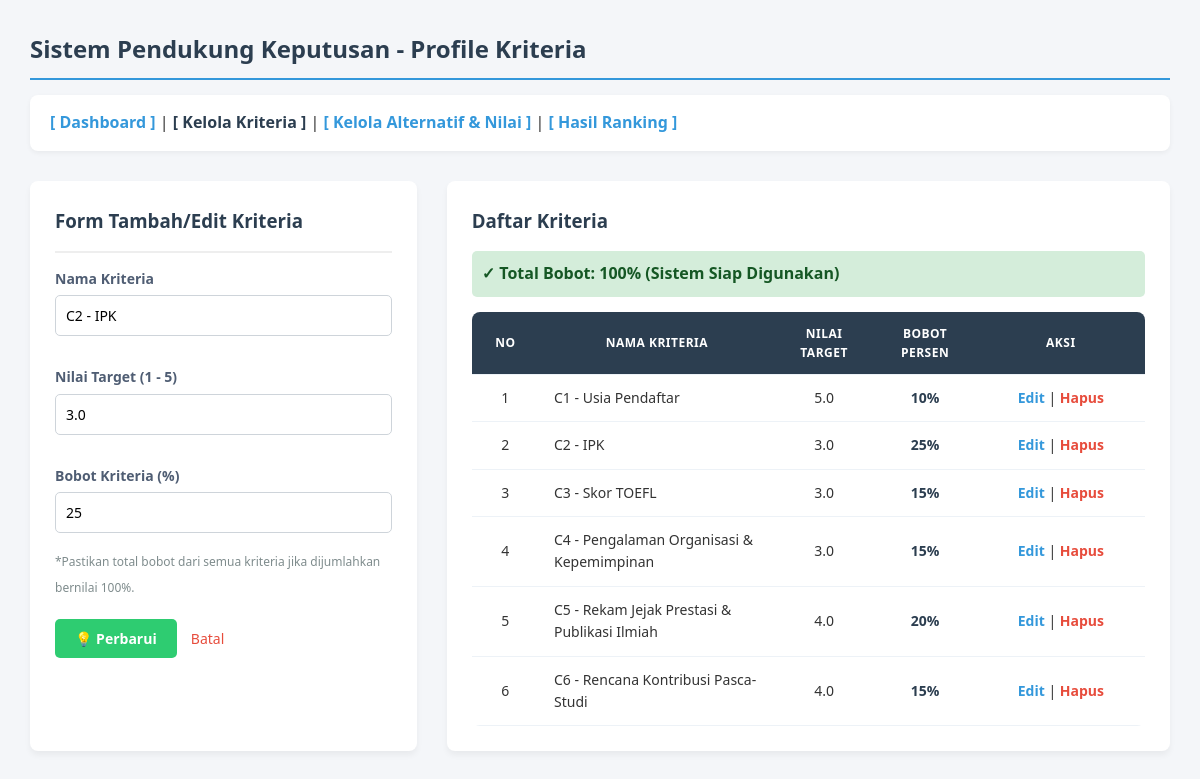
Screenshot of /kriteria.php?edit=2 with the database file from the repository.
### tables this page shows
CREATE TABLE `kriteria` (
  `id_kriteria` int(11) NOT NULL,
  `nama_kriteria` varchar(255) NOT NULL,
  `nilai_target` decimal(3,1) NOT NULL,
  `bobot_kriteria` int(3) NOT NULL
);

### kriteria.php (the view, shortened to what this page needs)
<?php
include 'koneksi.php';
$edit_data = ['id_kriteria' => '', 'nama_kriteria' => '', 'nilai_target' => '', 'bobot_kriteria' => ''];
if (isset($_GET['edit'])) {
    $id_edit = $_GET['edit'];
    $res = mysqli_query($conn, "SELECT * FROM kriteria WHERE id_kriteria='$id_edit'");
    $edit_data = mysqli_fetch_assoc($res);
}
$check_bobot = mysqli_query($conn, "SELECT SUM(bobot_kriteria) as total FROM kriteria");
$row_bobot = mysqli_fetch_assoc($check_bobot);
$total_persen_sekarang = $row_bobot['total'] ?? 0;
?>
<!DOCTYPE html>
<html>
<head>
    <link rel="stylesheet" type="text/css" href="style.css">
</head>
<body>
    <h1>Sistem Pendukung Keputusan - Profile Kriteria</h1>
    <nav>
        <a href="index.php">[ Dashboard ]</a> |
        <a href="kriteria.php" style="color: #2c3e50;"> <b>[ Kelola Kriteria ]</b></a> |
        <a href="alternatif.php">[ Kelola Alternatif & Nilai ]</a> |
        <a href="ranking.php">[ Hasil Ranking ]</a>
    </nav>
    <div class="container">
        <?php include 'form_kriteria.php'; ?>
        <div class="box box-large">
            <h3>Daftar Kriteria</h3>
            <?php if($total_persen_sekarang == 100): ?>
                <div style="background:#d4edda; color:#155724; padding:10px; border-radius:5px; margin-bottom:15px; font-weight:bold;">
                    ✓ Total Bobot: 100% (Sistem Siap Digunakan)
                </div>
            <?php else: ?>
                <div style="background:#fff3cd; color:#856404; padding:10px; border-radius:5px; margin-bottom:15px; font-weight:bold;">
                    ⚠️ Total Bobot Saat Ini: <?= $total_persen_sekarang; ?>% (Harus bernilai 100% agar hasil akurat!)
                </div>
            <?php endif; ?>
            <table>
                <tr>
                    <th width="10%">No</th>
                    <th>Nama Kriteria</th>
                    <th>Nilai Target</th>
                    <th>Bobot Persen</th>
                    <th width="25%">Aksi</th>
                </tr>
                <?php
                $no = 1;
                $query = mysqli_query($conn, "SELECT * FROM kriteria");
                while ($row = mysqli_fetch_assoc($query)) {
                    echo "<tr>
                            <td>{$no}</td>
                            <td style='text-align:left;'>{$row['nama_kriteria']}</td>
                            <td>{$row['nilai_target']}</td>
                            <td><b>{$row['bobot_kriteria']}%</b></td>
                            <td>
                                <a href='kriteria.php?edit={$row['id_kriteria']}' class='btn-edit'>Edit</a> |
                                <a href='hapus.php?type=kriteria&id={$row['id_kriteria']}' class='btn-hapus' onclick='return confirm(\"Hapus?\")'>Hapus</a>
                            </td>
                          </tr>";
                    $no++;
                }
                ?>
            </table>
        </div>
    </div>
</body>
</html>

### form_kriteria.php (shortened to what this page needs)
<div class="box">
    <h3>Form Tambah/Edit Kriteria</h3>
    <hr style="margin-bottom: 15px; border: 1px solid #eee;">
    <form method="POST" action="kriteria.php">
        <div class="form-group" style="margin-bottom: 15px;">
            <label style="display: block; font-weight: 600; margin-bottom: 5px; color: #4f5d73; font-size: 14px;">Nama Kriteria</label>
            <input type="text" name="nama_kriteria" value="<?= isset($edit_data) ? $edit_data['nama_kriteria'] : ''; ?>" style="width: 100%; padding: 10px; border: 1px solid #ced4da; border-radius: 5px;" required>
        </div>
        <div class="form-group" style="margin-bottom: 15px;">
            <label style="display: block; font-weight: 600; margin-bottom: 5px; color: #4f5d73; font-size: 14px;">Nilai Target (1 - 5)</label>
            <input type="number"
                id="nilai_target"
                name="nilai_target"
                min="1"
                max="5"
                step="0.1"
                placeholder="Contoh: 4.5"
                value="<?= isset($edit_data) ? $edit_data['nilai_target'] : ''; ?>"
                style="width: 100%; padding: 10px; border: 1px solid #ced4da; border-radius: 5px; font-size: 14px;"
                required>
        </div>
        <div class="form-group" style="margin-bottom: 20px;">
            <label style="display: block; font-weight: 600; margin-bottom: 5px; color: #4f5d73; font-size: 14px;">Bobot Kriteria (%)</label>
            <input type="number" name="bobot_kriteria" min="1" max="100" placeholder="Contoh: 25" value="<?= isset($edit_data) ? $edit_data['bobot_kriteria'] : ''; ?>" style="width: 100%; padding: 10px; border: 1px solid #ced4da; border-radius: 5px;" required>
            <small style="color: #7f8c8d; font-size: 12px;">*Pastikan total bobot dari semua kriteria jika dijumlahkan bernilai 100%.</small>
        </div>
        <div class="form-actions">
            <button type="submit" name="simpan" class="btn-simpan"><?= isset($_GET['edit']) ? '💡 Perbarui' : '➕ Tambah' ?></button>
            <?php if (isset($_GET['edit'])): ?> <a href="kriteria.php">Batal</a> <?php endif; ?>
        </div>
    </form>
</div>

### style.css (style rules this page uses)
* { margin: 0; padding: 0; box-sizing: border-box; font-family: 'Segoe UI', Tahoma, Geneva, Verdana, sans-serif; }
body { background-color: #f4f6f9; color: #333; padding: 30px; line-height: 1.6; }
h1, h2, h3, h4 { color: #2c3e50; margin-bottom: 15px; }
h1 { font-size: 24px; border-bottom: 2px solid #3498db; padding-bottom: 10px; }
nav { margin-bottom: 30px; background: #fff; padding: 15px 20px; border-radius: 8px; box-shadow: 0 2px 5px rgba(0,0,0,0.05); }
nav a { text-decoration: none; color: #3498db; font-weight: 600; transition: color 0.3s ease; }
.container { display: flex; flex-wrap: wrap; gap: 30px; margin-top: 20px; }
.box { background: #fff; padding: 25px; border-radius: 8px; box-shadow: 0 4px 6px rgba(0,0,0,0.05); flex: 1; min-width: 300px; }
.box-large { flex: 2; min-width: 500px; }
form label { display: block; font-weight: 600; margin-bottom: 5px; color: #4f5d73; font-size: 14px; }
form input[type="text"], form input[type="number"] { width: 100%; padding: 10px; margin-bottom: 15px; border: 1px solid #ced4da; border-radius: 5px; font-size: 14px; transition: border-color 0.2s; }
button[type="submit"] { background: #2ecc71; color: white; border: none; padding: 10px 20px; font-size: 14px; font-weight: bold; border-radius: 5px; cursor: pointer; transition: background 0.2s; }
form a { color: #e74c3c; text-decoration: none; margin-left: 10px; font-size: 14px; }
table { width: 100%; border-collapse: collapse; margin-top: 15px; background: #fff; border-radius: 8px; overflow: hidden; }
th, td { padding: 12px 15px; text-align: center; border-bottom: 1px solid #edf2f7; font-size: 14px; }
th { background-color: #2c3e50; color: #ffffff; font-weight: 600; text-transform: uppercase; font-size: 12px; letter-spacing: 0.5px; }
td b { color: #2c3e50; }
.btn-edit { color: #3498db; text-decoration: none; font-weight: 600; }
.btn-hapus { color: #e74c3c; text-decoration: none; font-weight: 600; }

### rows the page displays
kriteria: nama_kriteria "C2 - IPK", nilai_target "3.0", bobot_kriteria "25"
kriteria: nama_kriteria "C1 - Usia Pendaftar", nilai_target "5.0", bobot_kriteria "10"
kriteria: nama_kriteria "C3 - Skor TOEFL", nilai_target "3.0", bobot_kriteria "15"
kriteria: nama_kriteria "C4 - Pengalaman Organisasi & Kepemimpinan", nilai_target "3.0", bobot_kriteria "15"
kriteria: nama_kriteria "C5 - Rekam Jejak Prestasi & Publikasi Ilmiah", nilai_target "4.0", bobot_kriteria "20"
kriteria: nama_kriteria "C6 - Rencana Kontribusi Pasca-Studi", nilai_target "4.0", bobot_kriteria "15"
